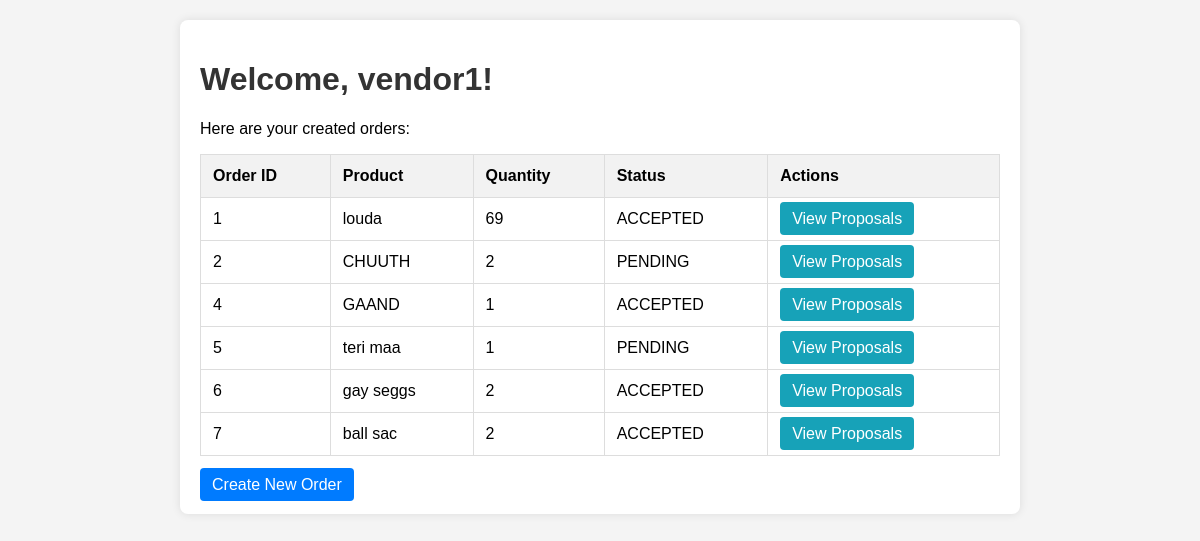
The page /vendors/dashboard/ (signed in) on the database its author committed.
### vendors/models.py (models this page shows, shortened)
class TransportOrder(models.Model):
    vendor = models.ForeignKey(User, on_delete=models.CASCADE, related_name='orders')
    product = models.CharField(max_length=255)
    quantity = models.PositiveIntegerField()
    pickup_location = models.CharField(max_length=255)
    destination = models.CharField(max_length=255)
    transporter = models.ForeignKey(User, on_delete=models.SET_NULL, null=True, related_name='accepted_orders', blank=True)
    quoted_price = models.DecimalField(max_digits=10, decimal_places=2, null=True, blank=True)
    status = models.CharField(max_length=50, choices=[('PENDING', 'Pending'), ('ACCEPTED', 'Accepted'), ('DECLINED', 'Declined')], default='PENDING')

### vendors/views.py (the view)
# urls.py: path('dashboard/', vendor_dashboard, name='vendor_dashboard'),  # Vendor dashboard
@login_required
def vendor_dashboard(request):
    orders = TransportOrder.objects.filter(vendor=request.user)
    return render(request, 'vendor_dashboard.html', {'orders': orders})

### templates/vendor_dashboard.html (shortened to what this page needs)
<!DOCTYPE html>
<html lang="en">
<head>
</head>
<body>
<div class="container">
    <h1>Welcome, {{ user.username }}!</h1>
    <p>Here are your created orders:</p>
    <table>
        <thead>
            <tr>
                <th>Order ID</th>
                <th>Product</th>
                <th>Quantity</th>
                <th>Status</th>
                <th>Actions</th>
            </tr>
        </thead>
        <tbody>
            {% for order in orders %}
            <tr>
                <td>{{ order.id }}</td>
                <td>{{ order.product }}</td>
                <td>{{ order.quantity }}</td>
                <td>{{ order.status }}</td>
                <td>
                    <a href="{% url 'view_proposals' order.id %}" class="btn btn-view">View Proposals</a>
                </td>
            </tr>
            {% empty %}
            <tr>
                <td colspan="5">You have not created any orders yet.</td>
            </tr>
            {% endfor %}
        </tbody>
    </table>
    <a href="{% url 'create_order' %}" class="btn">Create New Order</a>
</div>
</body>
</html>

### templates/vendor_dashboard.html (style rules this page uses)
body { font-family: Arial, sans-serif; background-color: #f4f4f4; margin: 0; padding: 20px; }
.container { max-width: 800px; margin: 0 auto; background-color: white; padding: 20px; border-radius: 8px; box-shadow: 0 0 10px rgba(0, 0, 0, 0.1); }
h1 { color: #333; }
table { width: 100%; border-collapse: collapse; margin-bottom: 20px; }
th, td { padding: 12px; border: 1px solid #ddd; text-align: left; }
th { background-color: #f2f2f2; }
.btn { padding: 8px 12px; background-color: #007bff; color: white; text-decoration: none; border-radius: 4px; }
.btn-view { background-color: #17a2b8; }

### rows shown on the page
TransportOrder: id "1", product "louda", quantity "69", status "ACCEPTED"
TransportOrder: id "2", product "CHUUTH", quantity "2", status "PENDING"
TransportOrder: id "4", product "GAAND", quantity "1", status "ACCEPTED"
TransportOrder: id "5", product "teri maa", quantity "1", status "PENDING"
TransportOrder: id "6", product "gay seggs", quantity "2", status "ACCEPTED"
TransportOrder: id "7", product "ball sac", quantity "2", status "ACCEPTED"

### other values the page prints
{{ user.username }} "vendor1"
